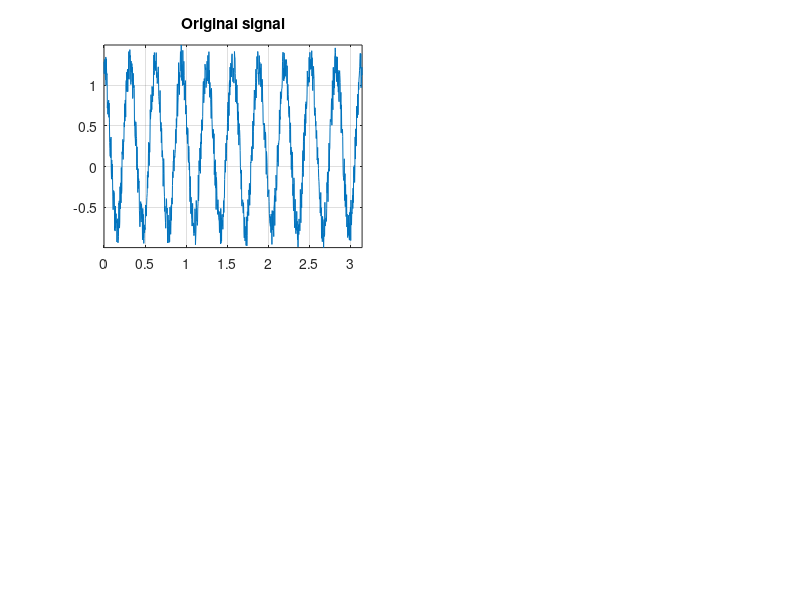

Here is the MATLAB script that generated this plot: (Note: this script raises an error after producing the figure.)
% Signal generation
N = 1000;
n = linspace(0,pi,N);
s = cos(20.*n) + 0.5.*rand(1,N);
figure(1), clf, subplot(221),
plot(n,s), grid on, axis tight
title('Original signal')
% Two scales decomposition
[cA,cD] = dwt(s,'db2');
ssf = idwt(cA,cD,'db2');             % Full reconstruction
ssl = idwt(cA,zeros(1,N/2+1),'db2'); % Inverse using LF
ssh = idwt(zeros(1,N/2+1),cD,'db2'); % Inverse using HF
% Representations
subplot(222), plot(n,ssf)
grid on, axis tight, title('Reconstructed signal')
subplot(223), plot(n,ssl)
grid on, axis tight, title('Low freq. reconstruction')
subplot(224), plot(n,ssh)
grid on, axis tight, title('High freq. reconstruction')